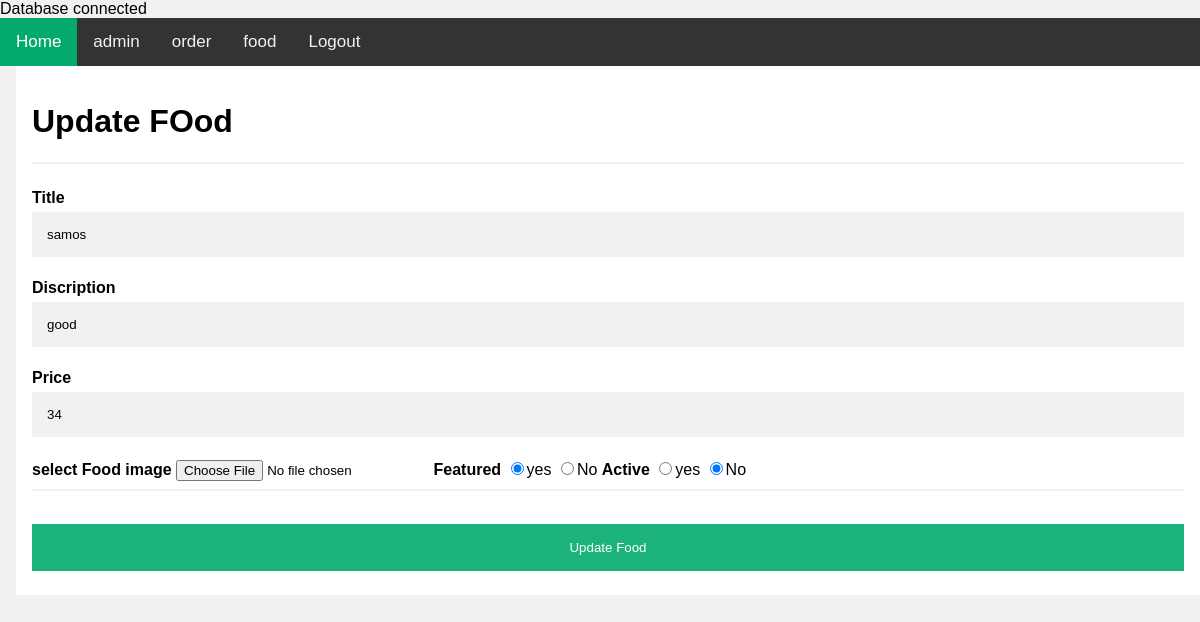
/admin/update_food.php?id=19, run on the app's committed database.
### tables this page shows
CREATE TABLE `tbl_food` (
  `id` int(255) UNSIGNED NOT NULL,
  `discription` varchar(245) NOT NULL,
  `image` varchar(235) NOT NULL,
  `price` varchar(244) NOT NULL,
  `title` varchar(255) NOT NULL,
  `category_id` int(255) UNSIGNED NOT NULL,
  `featured` varchar(255) NOT NULL,
  `active` varchar(255) NOT NULL
);

### admin/update_food.php (the view, shortened to what this page needs)
<!DOCTYPE html>
<html>
<head>
<link rel="stylesheet" href="style.css">
</head>
<body>
<?php
   $conn = mysqli_connect('localhost','root','','food');
   if($conn){
       echo "Database connected";
   }
   else{
       echo "Failed to connet ";
   }
 $id = $_GET['id'];
 $sql = "SELECT * FROM tbl_food WHERE id ='$id' ";
 $res = mysqli_query($conn,$sql);
 if($res == true){
     $count = mysqli_num_rows($res);
     if($count== 1){
      while($rows = mysqli_fetch_assoc($res)){
      $title = $rows['title'];
      $discription = $rows['discription'];
      $price = $rows['price'];
      $featured = $rows['featured'];
      $active = $rows['active'];
     }
     }
     else{
         echo "user not available";
     }
 }
?>
<div class="topnav">
  <a class="active" href="../index.php">Home</a>
  <a href="admin.php">admin</a>
  <a href="order.php">order</a>
  <a href="food.php">food</a>
  <a href="logout.php">Logout</a>
</div>
<div style="padding-left:16px">
 <form action="" method="POST" enctype="multipart/form-data">
  <div class="container">
    <h1>Update FOod</h1>
    <hr>
    <label for="email"><b>Title</b></label>
    <input type="text" placeholder="title" name="title" value="<?php echo $title ?>"  required>
    <label for="psw"><b>Discription</b></label>
    <input type="text" placeholder="discription for food" name="discription"  value="<?php echo $discription ?>" required>
    <label for="email"><b>Price</b></label>
    <input type="text" placeholder="price" name="price" value="<?php echo $price ?>" required>
    <label for="psw"><b>select Food image</b></label>
    <input type="file"  name="image"  >
    <label for="email"><b>Featured</b></label>
    <input <?php if($featured=="yes"){echo "checked";} ?> type="radio" name="featured" value="yes">yes
    <input  <?php if($featured=="no"){echo "checked";} ?>  type="radio" name="featured" value="no">No
    <label for="psw"><b>Active</b></label>
    <input  <?php if($active=="yes"){echo "checked";} ?>  type="radio" name="active" value="yes">yes
    <input  <?php if($active=="no"){echo "checked";} ?>  type="radio" name="active" value="no">No
  <hr>
    <button type="submit" name="submit" class="registerbtn">Update Food</button>
  </div>
</form>
</div>
</body>
</html>

### admin/style.css (style rules this page uses)
body { font-family: Arial, Helvetica, sans-serif; background-color: #f1f1f1; }
* { box-sizing: border-box; }
.container { padding: 16px; background-color: white; }
input[type=text], input[type=password] { width: 100%; padding: 15px; margin: 5px 0 22px 0; display: inline-block; border: none; background: #f1f1f1; }
hr { border: 1px solid #f1f1f1; margin-bottom: 25px; }
.registerbtn { background-color: #04AA6D; color: white; padding: 16px 20px; margin: 8px 0; border: none; cursor: pointer; width: 100%; opacity: 0.9; }
a { color: dodgerblue; }

### admin/update_food.php (style rules this page uses)
body { margin: 0; font-family: Arial, Helvetica, sans-serif; }
.topnav { overflow: hidden; background-color: #333; }
.topnav a { float: left; color: #f2f2f2; text-align: center; padding: 14px 16px; text-decoration: none; font-size: 17px; }
.topnav a.active { background-color: #04AA6D; color: white; }

### data on the page
tbl_food: title "samos", discription "good", price "34", featured "☑", active "☑"
